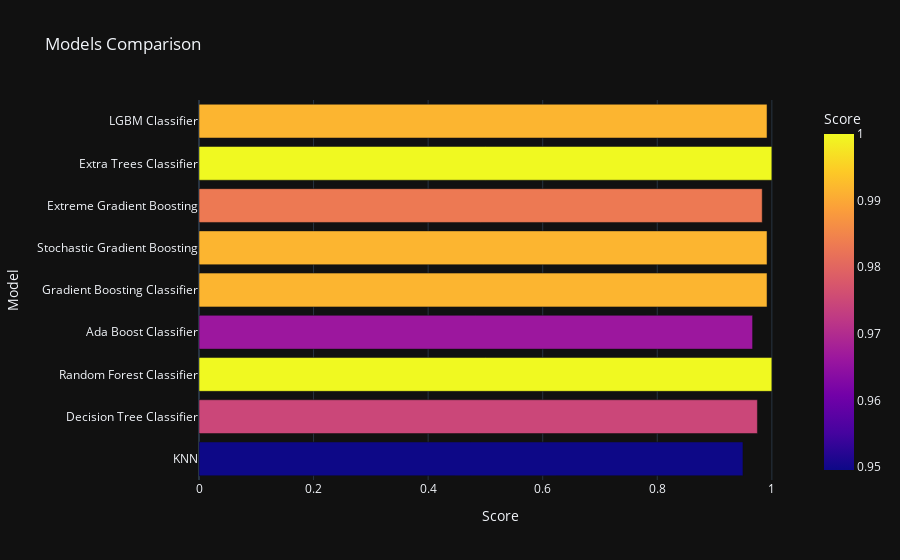

Notebook cell for this chart:
### Code cell
px.bar(data_frame = models, x = 'Score', y = 'Model', color = 'Score', template = 'plotly_dark', 
       title = 'Models Comparison')

### Figure 1 — Plotly figure (JSON) as saved in the notebook; plotly's stock layout.template omitted (floating-point values rounded to 4 significant figures)
{"data": [{"alignmentgroup": "True", "hovertemplate": "Score=%{marker.color}<br>Model=%{y}<extra></extra>", "legendgroup": "", "marker": {"color": [0.9496, 0.9748, 1, 0.9664, 0.9916, 0.9916, 0.9832, 1, 0.9916], "coloraxis": "coloraxis", "pattern": {"shape": ""}}, "name": "", "offsetgroup": "", "orientation": "h", "showlegend": false, "textposition": "auto", "type": "bar", "x": [0.9496, 0.9748, 1, 0.9664, 0.9916, 0.9916, 0.9832, 1, 0.9916], "xaxis": "x", "y": ["KNN", "Decision Tree Classifier", "Random Forest Classifier", "Ada Boost Classifier", "Gradient Boosting Classifier", "Stochastic Gradient Boosting", "Extreme Gradient Boosting", "Extra Trees Classifier", "LGBM Classifier"], "yaxis": "y"}], "layout": {"barmode": "relative", "coloraxis": {"colorbar": {"title": {"text": "Score"}}, "colorscale": [[0, "#0d0887"], [0.1111, "#46039f"], [0.2222, "#7201a8"], [0.3333, "#9c179e"], [0.4444, "#bd3786"], [0.5556, "#d8576b"], [0.6667, "#ed7953"], [0.7778, "#fb9f3a"], [0.8889, "#fdca26"], [1, "#f0f921"]]}, "legend": {"tracegroupgap": 0}, "title": {"text": "Models Comparison"}, "xaxis": {"anchor": "y", "domain": [0, 1], "title": {"text": "Score"}}, "yaxis": {"anchor": "x", "domain": [0, 1], "title": {"text": "Model"}}}}
